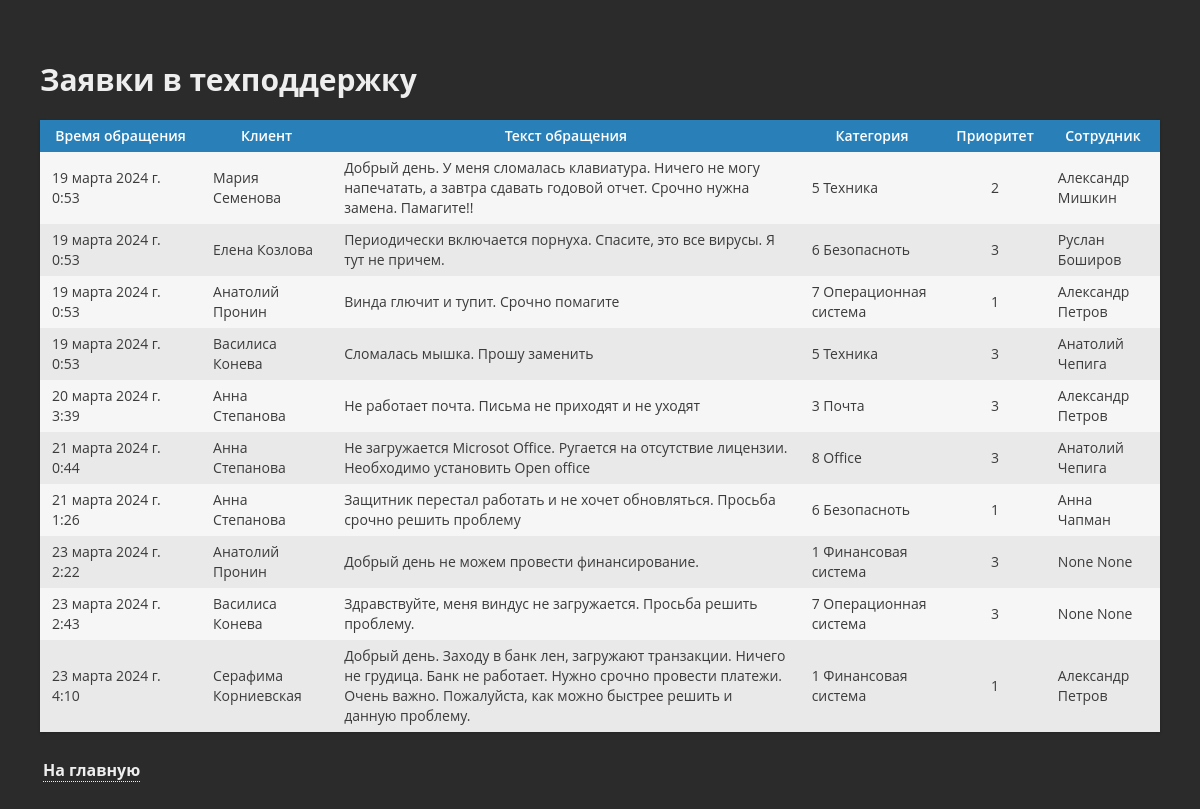
The page /tickets/ on the database its author committed.
### firstapp/models.py (models this page shows, shortened)
class Ticket(models.Model):
    tdate = models.DateTimeField(auto_now_add=True, blank=False, null=True)
    audio_ticket = models.FileField(upload_to="media")
    text_ticket = models.CharField(max_length=5000)
    priority = models.PositiveSmallIntegerField()
    category = models.ForeignKey(Category, on_delete=models.SET_NULL, null=True)
    client = models.ForeignKey(Client, on_delete=models.SET_NULL, null=True)
    employee = models.ForeignKey(Employee, on_delete=models.SET_NULL, null=True)

class Client(models.Model):
    phone = models.CharField(max_length=16, unique=True, blank=False)
    email = models.EmailField(unique=True)
    fname = models.CharField(max_length=20, blank=False)
    lname = models.CharField(max_length=20)
    def __str__(self):
        return self.fname + " " + self.lname

class Category(models.Model):
    category_name = models.CharField(max_length=50)
    def __str__(self):
        return str(self.id) + " " + self.category_name

class Employee(models.Model):
    phone = models.CharField(max_length=16, unique=True, blank=False)
    email = models.EmailField(unique=True)
    fname = models.CharField(max_length=20, blank=False)
    lname = models.CharField(max_length=20)
    category = models.ForeignKey(Category, on_delete=models.SET_NULL, null=True)
    def __str__(self):
        return self.fname + " " + self.lname

### firstapp/views.py (the view)
# urls.py: path('tickets/', tickets),
def tickets(request):
    return render(request, "tickets.html", context={"tikets": Ticket.objects.all()})

### templates/tickets.html (shortened to what this page needs)
{% extends 'base.html' %}
{% block content %}
  <h2 class="headline">Заявки в техподдержку</h2>
  <div class="table">
    <div class="row header blue">
      <div class="cell tdate cent">
        Время обращения
      </div>
      <div class="cell cent">
        Клиент
      </div>
      <div class="cell cent">
        Текст обращения
      </div>
      <div class="cell cent">
        Категория
      </div>
      <div class="cell cent">
        Приоритет
      </div>
      <div class="cell cent">
        Сотрудник
      </div>
    </div>
  {% for ticket in tikets %}
    <div class="row">
      <div class="cell tdate">
        {{ ticket.tdate }}
      </div>
      <div class="cell">
        {{ ticket.client }}
      </div>
      <div class="cell">
        {{ ticket.text_ticket }}
      </div>
      <div class="cell">
        {{ ticket.category }}
      </div>
      <div class="cell cent">
        {{ ticket.priority }}
      </div>
      <div class="cell">
        {{ ticket.employee }}
      </div>
    </div>
  {% endfor %}
  </div>
  <div class="menu_wrap">
    <div class="menu">
      <a href="/" title="На главную"> На главную</a>
    </div>
  </div>
{% endblock content %}

### templates/base.html (shortened to what this page needs)
{% load static %}
<!DOCTYPE html>
<html lang="en">
<head>
    <link rel="stylesheet" href="{% static 'css/style.css' %}" />
</head>
<body>
    <div class="main">
        <div class="wrapper">
            {% block content %}{% endblock content %}
        </div>
    </div>
</body>
</html>

### static/css/style.css (style rules this page uses)
body { margin: 0px; padding: 0px; font-family: "Open sans", sans-serif, Arial; font-size: 16px; line-height: 30px; font-weight: 400px; color: #3b3b3b; background: #2b2b2b; }
.wrapper { margin: 0 auto; padding: 40px; max-width: 1200px; }
*, *::before, *::after { box-sizing: border-box; }
.headline { font-size: 30px; color: #EEEEEE; }
.table { margin: 0px; width: 100%; box-shadow: 0 1px 3px rgba(0,0,0,0.2); line-height: 20px; font-size: 14px; display: table; }
a { color: #EEEEEE; text-decoration: none; overflow-wrap: break-word; cursor: pointer; border-bottom: 1px dotted #EEEEEE; font-weight: 700; }
.menu_wrap { padding: 20px 0px; }
.menu { padding: 3px 3px; }

### rows shown on the page
Ticket: tdate "19 марта 2024 г. 0:53", client "Мария Семенова", text_ticket "Добрый день. У меня сломалась клавиатура. Ничего не могу напечатать, а завтра сдавать годовой отчет. Срочно нужна замена. Памагите!!", category "5 Техника", priority "2", employee "Александр Мишкин"
Ticket: tdate "19 марта 2024 г. 0:53", client "Елена Козлова", text_ticket "Периодически включается порнуха. Спасите, это все вирусы. Я тут не причем.", category "6 Безопасноть", priority "3", employee "Руслан Боширов"
Ticket: tdate "19 марта 2024 г. 0:53", client "Анатолий Пронин", text_ticket "Винда глючит и тупит. Срочно помагите", category "7 Операционная система", priority "1", employee "Александр Петров"
Ticket: tdate "19 марта 2024 г. 0:53", client "Василиса Конева", text_ticket "Сломалась мышка. Прошу заменить", category "5 Техника", priority "3", employee "Анатолий Чепига"
Ticket: tdate "20 марта 2024 г. 3:39", client "Анна Степанова", text_ticket "Не работает почта. Письма не приходят и не уходят", category "3 Почта", priority "3", employee "Александр Петров"
Ticket: tdate "21 марта 2024 г. 0:44", client "Анна Степанова", text_ticket "Не загружается Microsot Office. Ругается на отсутствие лицензии. Необходимо установить Open office", category "8 Office", priority "3", employee "Анатолий Чепига"
Ticket: tdate "21 марта 2024 г. 1:26", client "Анна Степанова", text_ticket "Защитник перестал работать и не хочет обновляться. Просьба срочно решить проблему", category "6 Безопасноть", priority "1", employee "Анна Чапман"
Ticket: tdate "23 марта 2024 г. 2:22", client "Анатолий Пронин", text_ticket "Добрый день не можем провести финансирование.", category "1 Финансовая система", priority "3", employee "None None"
Ticket: tdate "23 марта 2024 г. 2:43", client "Василиса Конева", text_ticket "Здравствуйте, меня виндус не загружается. Просьба решить проблему.", category "7 Операционная система", priority "3", employee "None None"
Ticket: tdate "23 марта 2024 г. 4:10", client "Серафима Корниевская", text_ticket "Добрый день. Заходу в банк лен, загружают транзакции. Ничего не грудица. Банк не работает. Нужно срочно провести платежи. Очень важно. Пожалуйста, как можно быстрее решить и данную проблему.", category "1 Финансовая система", priority "1", employee "Александр Петров"
